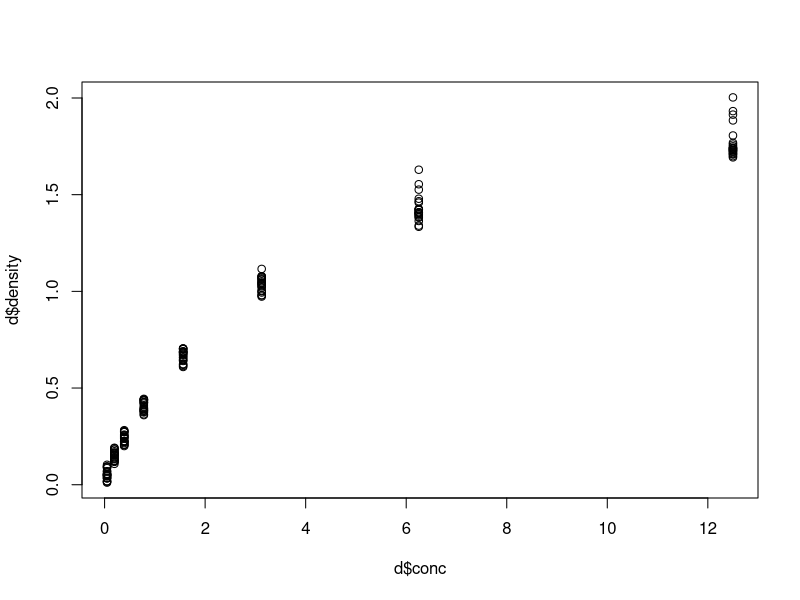
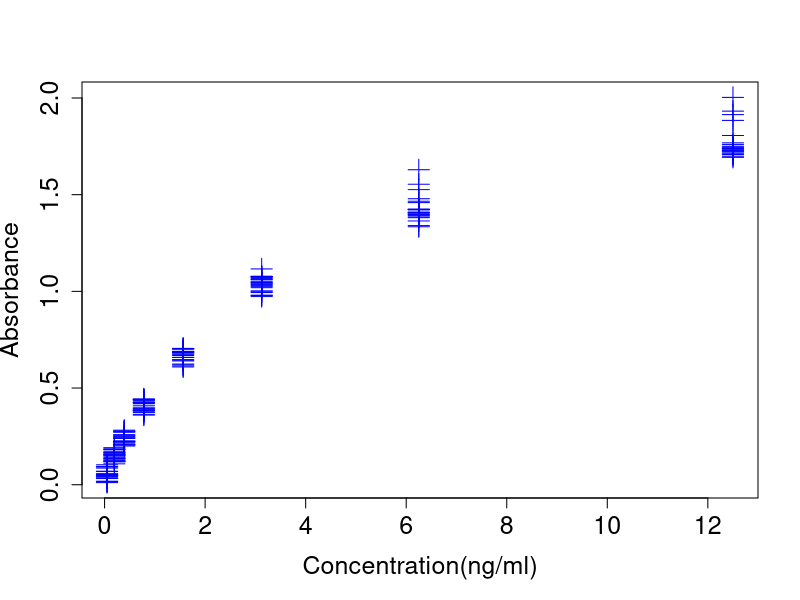
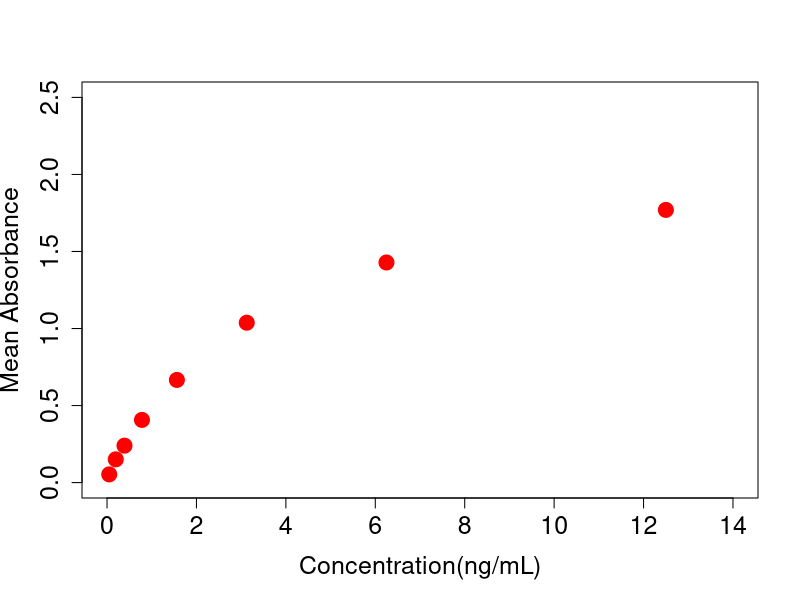
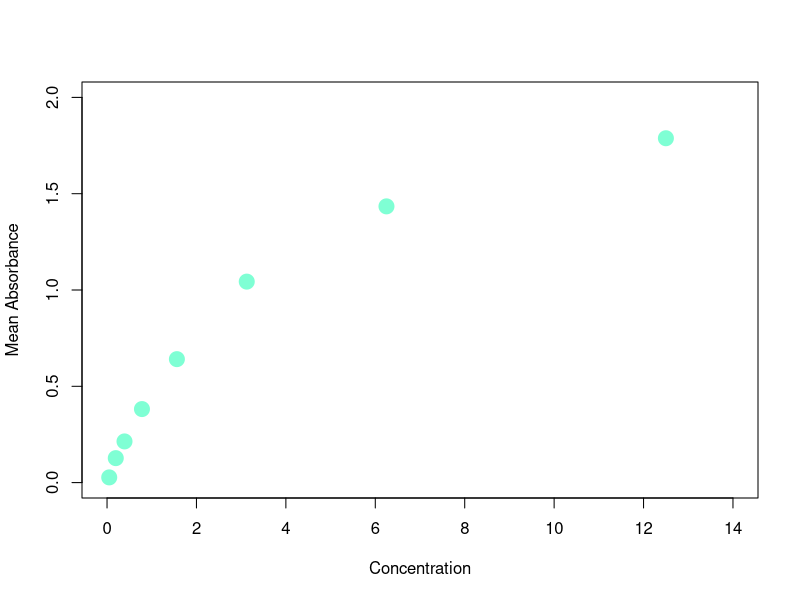
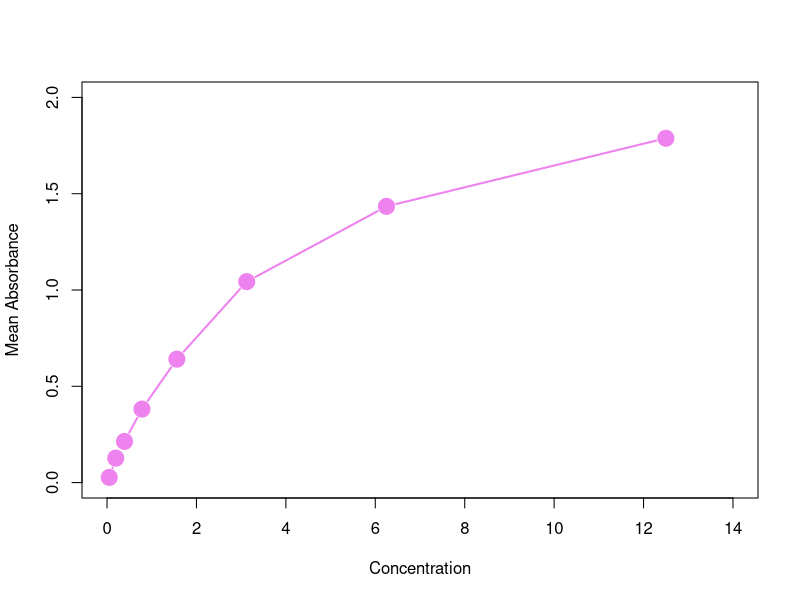
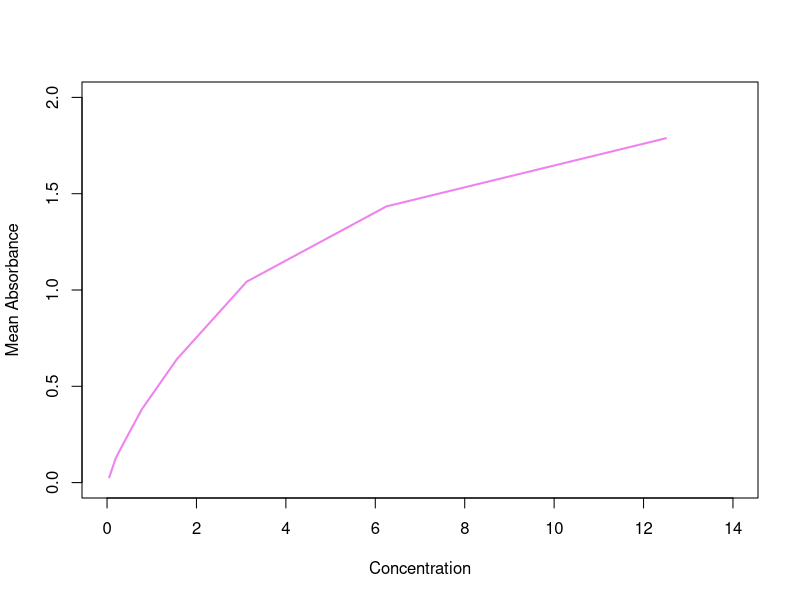
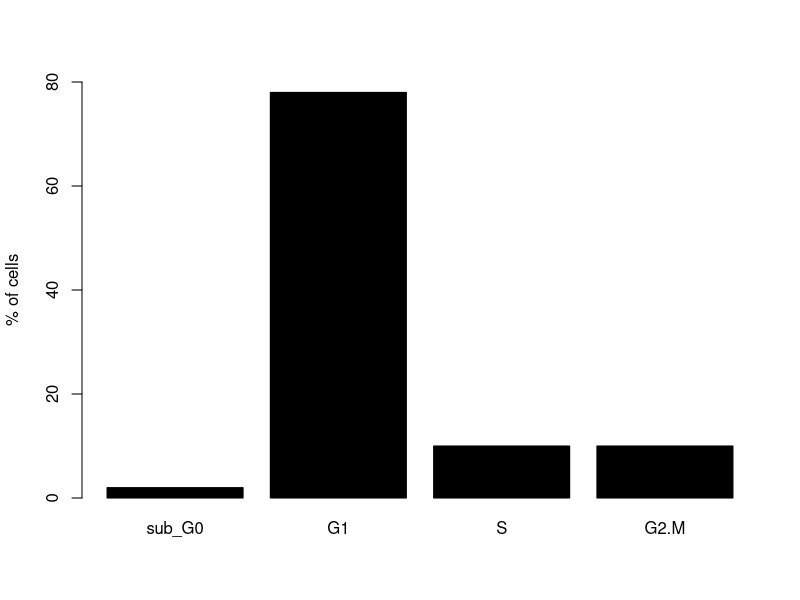
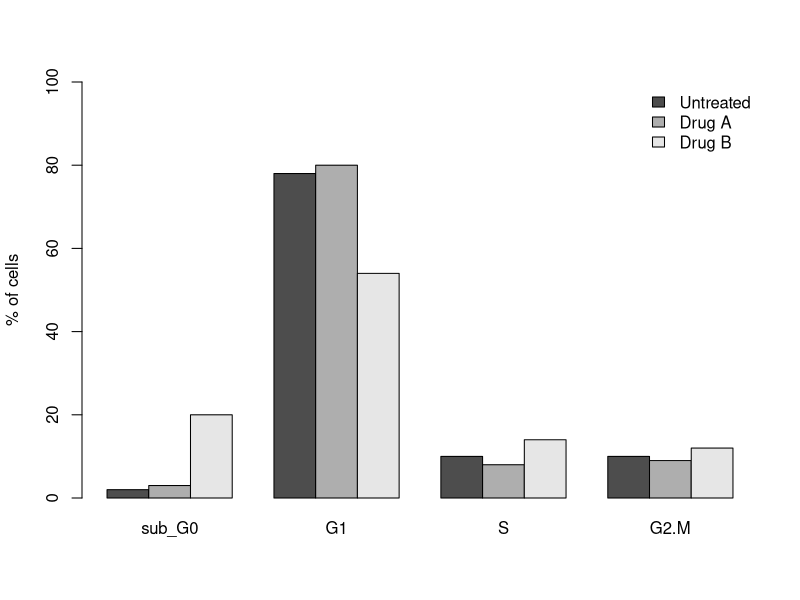

The R source for these figures, in order:
#SCATTER PLOT:

#in built data set in R- DNase data set(ELISA)
# different concentration for enzymes vs absorbance
d<- DNase
View(d)
#this is pairwise data
plot(d$conc,d$density)

#formatting

plot(d$conc, d$density,xlab="Concentration(ng/ml)",ylab="Absorbance",pch= 3,col="blue",cex=2,cex.axis=1.5,cex.lab=1.5)
#xlab/ylab - labeling of axes
#pch - name of symbol
#col - color of symbol
#cex - size of symbol
#cex.axis - font size of axis markings
#cex.lab - font size of axis labels 

#we have 11 runs of 8 different concentrations and for each concentration,2 repeats/readings 
#we can calculate the mean absorbance for each concentration using aggregate()

d.avg <- aggregate(density~ conc,d,mean)
print(d.avg)

#hence we get the mean density for each specific concentration

#plot concentration vs mean absorbance
plot(d.avg$conc,d.avg$density,xlab="Concentration(ng/mL)",ylab= "Mean Absorbance",pch=19,col="red",cex=2,cex.axis=1.5,cex.lab=1.5,xlim=c(0,14),ylim=c(0,2.5))

#another scatter plot

e <- read.csv("elisa.csv")
View(e)

#we want to get means of the abosorbances for a particular concentration
#use rowMeans()
abs.means <- rowMeans(e[,2:5])
print(abs.means)

#plot concentration vs mean absorbance
plot(e$conc,abs.means,pch=19,xlab="Concentration",ylab="Mean Absorbance",col="aquamarine",cex=2,xlim=c(0,14),ylim=c(0,2))

#LINE PLOT
#plotting line plot with scatter data 

#NOTE: this is not data fitting, which is done in regression
plot(e$conc,abs.means,pch=19,col="violet",cex=2,xlab="Concentration",ylab="Mean Absorbance",xlim=c(0,14),ylim=c(0,2),type="b",lwd=2)

#type="b" means both scatter/symbol + line
#if we don't want symbols, type= "l"
#lwd - width of line
plot(e$conc,abs.means,pch=19,col="violet",cex=2,xlab="Concentration",ylab="Mean Absorbance",xlim=c(0,14),ylim=c(0,2),type="l",lwd=2)

#BAR PLOT:

#read data
f<-read.csv("facs2.csv")
View(f)
#columns represent different cell cycle phases

#bar plot for untreated sample
f.un <- f[1,2:5]
View(f.un)
class(f.un)

#create a matrix
f.unm <- data.matrix(f.un)

#plot
barplot(f.unm,ylim=c(0,80),ylab="% of cells",col="black",)

#bar plot for all 3 samples
f.val <- data.matrix(f[,2:5])
barplot(f.val,beside=TRUE,ylim=c(0,100),ylab="% of cells",legend.text=c("Untreated","Drug A","Drug B"),args.legend= list(bty="n",x="topright"))

#beside= TRUE - bars will be plotted side by side, else stacked
#bty="n" - no box around legend

#change color & font size
mycol <- c("lightpink","paleturquoise","mistyrose")
barplot(f.val,beside=TRUE,ylim=c(0,100),ylab="% of cells",legend.text=c("Untreated","Drug A","Drug B"),args.legend= list(bty="y",x="topright"),col=mycol,cex.axis = 1.25,cex.names=1.25,cex.lab=1.25)
